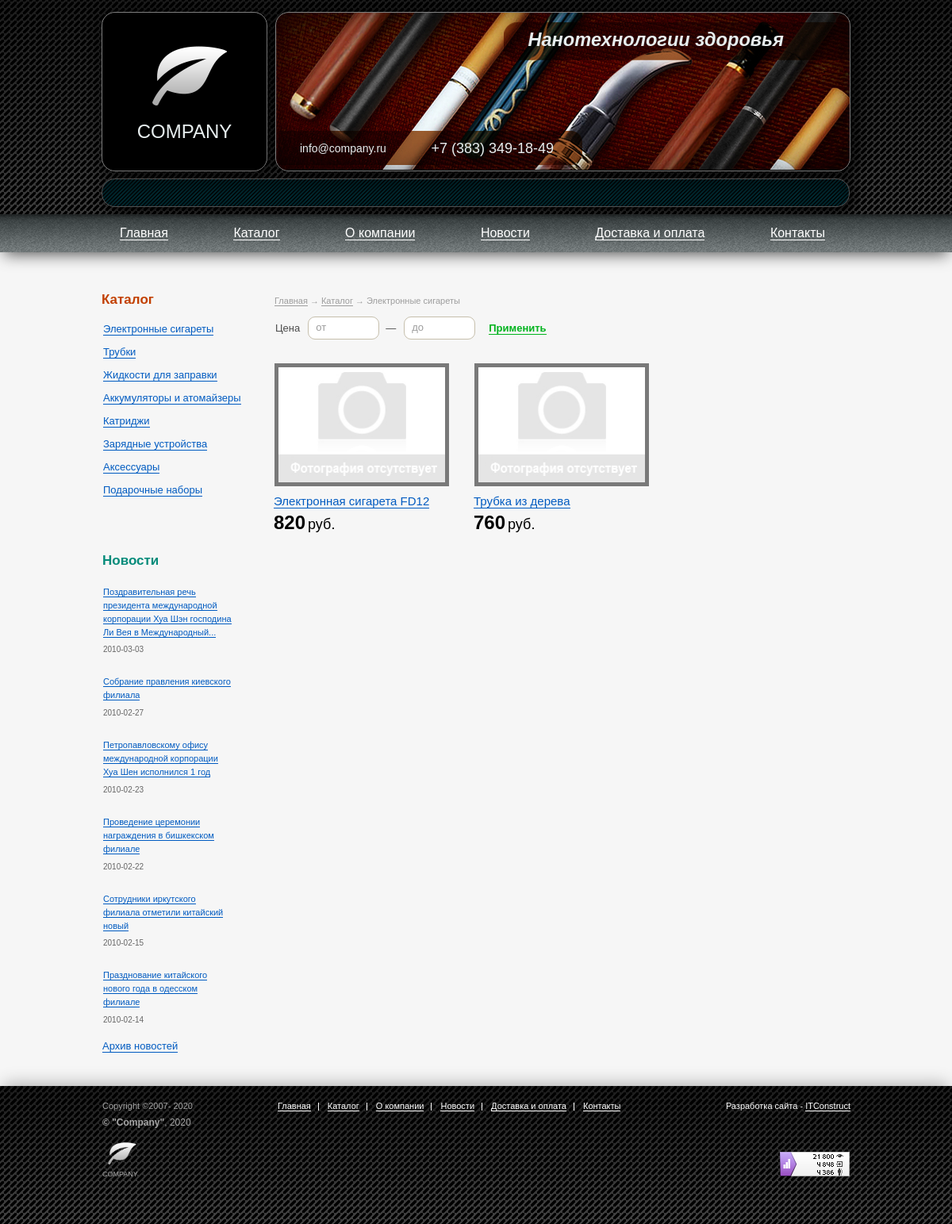
Screenshot of /company/catalog.php?cat_id=1 with the database file from the repository.
### tables this page shows
CREATE TABLE Category (
	id INT AUTO_INCREMENT PRIMARY KEY NOT NULL,
	name VARCHAR(255) NOT NULL,
	image VARCHAR(255)
);

CREATE TABLE Product_category (
	product_id INT NOT NULL,
    	category_id INT NOT NULL,
	FOREIGN KEY (product_id) REFERENCES Product (id) ON DELETE CASCADE ON UPDATE CASCADE,
	FOREIGN KEY (category_id) REFERENCES Category (id) ON DELETE CASCADE ON UPDATE CASCADE
);

CREATE TABLE Product (
	id INT AUTO_INCREMENT PRIMARY KEY NOT NULL,
	name VARCHAR(255) NOT NULL,
	image VARCHAR(255),
    	price FLOAT NOT NULL,
    	description TEXT,
    	main_category INT NOT NULL,
	FOREIGN KEY (main_category) REFERENCES Category (id) ON DELETE CASCADE ON UPDATE CASCADE
);

CREATE TABLE News (
	id INT AUTO_INCREMENT PRIMARY KEY NOT NULL,
	header VARCHAR(255) NOT NULL,
	date DATE NOT NULL,
    	preview TEXT,
    	description TEXT
);

### company/includes/lib.php (called while the page is built, shortened)
<?php
require 'includes/DBconnect.php';
function getResult($sql)
{
    global $link;
    if ($sql)
    {
        $res = mysqli_query($link, $sql);
        return $res;
    }
}
function clearInt($data)
{
    return abs((int)$data);
}
function getCategories()
{
    $sql = "SELECT id, name, image FROM Category";
    return $categories = getResult($sql);
}
function getNews()
{
    $sql = 'SELECT id, header, date FROM News ORDER BY date DESC LIMIT '.KOL_NEWS_SB;
    return $news = getResult($sql);
}

### company/application/models/catalog.php (called while the page is built, shortened)
<?php
require 'includes/lib.php';
function getParam()
{
    $cat_id = (isset($_GET['cat_id'])) ? clearInt($_GET['cat_id']) : 0;
    $priceMin = (isset($_GET['cost-from'])) ? clearInt($_GET['cost-from']) : 0;
    $priceMax = (isset($_GET['cost-to'])) ? clearInt($_GET['cost-to']) : 1000000;
    $page = (isset($_GET['page'])) ? clearInt($_GET['page']) : 1;
    return array(
        'cat_id' => $cat_id,
        'cost-from' => $priceMin,
        'cost-to' => $priceMax,
        'page' => $page
    );
}
function getProduct($options, $link)
{
    $priceMin = $options['cost-from'];
    $priceMax = $options['cost-to'];
    $cat_id = $options['cat_id'];
    $page = $options['page'];
    $start = ($page * KOL_PROD) - KOL_PROD;
    $catJoin =
        ($cat_id)
            ? " JOIN Product_category pc ON pc.product_id = p.id "
            : '';
    $catWhere =
        ($cat_id)
            ? " (pc.category_id = $cat_id)"
            : '';
    $priceWhere =
        ($priceMin || $priceMax)
            ? " (p.price BETWEEN $priceMin AND $priceMax) "
            : '';
    $priceCat =
        (($cat_id) && ($priceMin || $priceMax))
            ? " AND "
            : '';
    $pageLimit =
        ($page !== 0)
            ? (" LIMIT $start, " . KOL_PROD)
            : '';
    $sql = "
        SELECT * FROM Product p
        $catJoin
        where
            $catWhere
            $priceCat
            $priceWhere
            $pageLimit
    ";
    return $data = getResult($sql);
}
$cat_id = clearInt($_GET['cat_id']);
$options = getParam();
$products = getProduct($options, $link);
$sql_bc = "SELECT id, name FROM Category WHERE id = $cat_id";
$crumbs = getResult($sql_bc);
if ($_SERVER["REQUEST_METHOD"] == "GET") {
	if ($_GET['cat_id'])
	{
		$cat_arr = getCategories();
    }
}

### company/includes/config.php (called while the page is built, shortened)
<?php
$menu = [
    '/index.php' => 'Главная',
    '/catalog.php' => 'Каталог',
    '/about.php' => 'О компании',
    '/news.php' => 'Новости',
    '/paydelivery.php' => 'Доставка и оплата',
    '/contacts.php' => 'Контакты',
];

### company/application/views/catalog.php (the view, shortened to what this page needs)
<?php
require 'application/models/catalog.php';
require 'includes/template_header.php';?>
    <nav class="bread-crumbs-container">
        <ul class="bread-crumbs">
            <li class="bread-crumb"><a class="bread-crumb__link" href="index.php">Главная</a></li>
            <li class="bread-crumb"><a class="bread-crumb__link" href="catalog.php">Каталог</a></li>
    <?if ($products):
        if ($_GET['cat_id']):
            foreach ($crumbs as $cat):?>
            <li class="bread-crumb bread-crumb_current"><?=$cat["name"]?></li>
            <?endforeach;?>
        <?endif;?>
        </ul>
    </nav>
    <form class="search-filter" id="catalog-page__search-filter-1" method="GET" action="<?=$_SERVER['REQUEST_URI']?>">
        <span class="search-filter__item">
            <label class="search-filter__label" for="cost-from">Цена</label>
            <input class="search-filter__input" step="0.01" type="number" min="0" name="cost-from" id="cost-from"
                placeholder="от" value="<?=$_GET['cost-from']?>">
        </span>
        <span class="search-filter__item">
            <label class="search-filter__label" for="cost-to">—</label>
            <input class="search-filter__input" type="number" min="0" name="cost-to" id="cost-to" placeholder="до" value="<?=$_GET['cost-to']?>">
        </span>
        <input class="form-submit search-filter__apply" type="submit" value="Применить">
    </form>
        <ul class="categories categories__reposition">
        <?foreach ($products as $product):?>
            <li class="category good-piece">
            <?if ($_GET["cat_id"]):?>
                <a class="category__link" href="product.php?id=<?=$product["id"]?>&cat_id=<?=$product["category_id"]?>">
            <?else:?>
                <a class="category__link" href="product.php?id=<?=$product["id"]?>">
            <?endif;?>
            <?if (file_exists($product['image'])):?>
                <img class="category__image good__image" src="<?=$product["image"]?>" alt="<?=$product["name"]?>">
            <?else:?>
                <img class="category__image good__image" src="img/category-none.jpg" alt="<?=$product["name"]?>">
            <?endif;?>
                <span class="category__name-container good_name"><span class="category__name-inner"><?=$product["name"]?></span></span>
                </a>
                <span class="good-price good_price"><?=$product["price"]?><small class="good-price__currency"> руб.</small></span>
            </li>
        <?endforeach;?>
    <?endif;?>
    </ul>
    <ul class="paginator catalog-page__paginator">
    </ul>
<? require 'includes/template_footer.php' ?>

### company/application/views/includes/template_footer.php (shortened to what this page needs)
<?php
$year = strftime('%Y');
?>
</main>
<div class="sidebar">
    <?
    $categories = getCategories();
    if ($categories):?>
    <section class="catalog">
        <h2 class="sidebar__headline">Каталог</h2>
        <ul class="catalog-list">
            <?
				foreach ($categories as $cat):?>
					<li class="catalog-list__item"><a class="catalog-list__link" href="catalog.php?cat_id=<?=$cat["id"]?>"><?=$cat["name"]?></a></li>
                <?endforeach;?>
        </ul>
    </section>
    <?endif;?>
    <?
    $news = getNews();
    if ($news):?>
    <section class="news">
        <h2 class="sidebar__headline news__headline">Новости</h2>
        <ul class="news-list">
            <?
				foreach ($news as $new):?>
					<li class="news-item">
						<a class="news-item__link" href="news-detail.php?id=<?=$new["id"]?>"><?=$new["header"]?></a>
						<span class="news-item__date"><?=$new["date"]?></span>
					</li>
				<?endforeach;?>
        </ul>
        <span class="archive"><a class="archive__link" href="news.php">Архив новостей</a></span>
    </section>
    <?endif;?>
</div>
</div>
</div>
<footer class="page-footer">
    <div class="wrapper page-footer__wrapper">
        <div class="copyright">
            <span class="copyright__part copyright__lifetime">Copyright ©2007-
                <?=$year;?></span>
            <span class="copyright__part copyright__company-lifetime"><b>© "Company"</b>,
                <?=$year;?></span>
            <img class="copyright__image" src="img/logo.png" alt="Company-logo">
            <span class="copyright__part copyrhigt__company-name">Company</span>
        </div>
        <nav class="footer-nav">
            <ul class="footer-nav__list">
                <?
                    foreach($menu as $address => $title):
                        if ($title == 'Новость'): break;
                        else:?>
                <li class="footer-nav__list-item"><a class="footer-nav__link" href="<?=$address?>"><?=$title?></a></li>
                <?endif?>
                <?endforeach?>
            </ul>
        </nav>
        <div class="developer">
            <span class="developer__ref">Разработка сайта - <a class="developer__link"
                    href="http://itconstruct.ru">ITConstruct</a></span>
            <img class="counter" src="img/counter.png" alt="Page-counter">
        </div>
    </div>
</footer>
</body>
</html>

### rows the page displays
category: name "Электронные сигареты"
product_category: product.name "Электронная сигарета FD12", product.price "820"
product_category: product.name "Трубка из дерева", product.price "760"
category: name "Трубки"
category: name "Жидкости для заправки"
category: name "Аккумуляторы и атомайзеры"
category: name "Катриджи"
category: name "Зарядные устройства"
category: name "Аксессуары"
category: name "Подарочные наборы"
news: header "Поздравительная речь президента международной корпорации Хуа Шэн господина Ли Вея в Международный...", date "2010-03-03"
news: header "Собрание правления киевского филиала", date "2010-02-27"
news: header "Петропавловскому офису международной корпорации Хуа Шен исполнился 1 год", date "2010-02-23"
news: header "Проведение церемонии награждения в бишкекском филиале", date "2010-02-22"
news: header "Сотрудники иркутского филиала отметили китайский новый", date "2010-02-15"
news: header "Празднование китайского нового года в одесском филиале", date "2010-02-14"

### other values shown
$key "Главная"
$key "Каталог"
$key "О компании"
$key "Новости"
$key "Доставка и оплата"
$key "Контакты"
$year "2020"
$title "Главная"
$title "Каталог"
$title "О компании"
$title "Новости"
$title "Доставка и оплата"
$title "Контакты"
